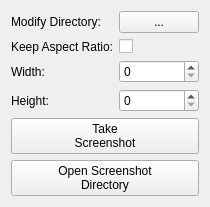
<?xml version="1.0" encoding="UTF-8"?>
<ui version="4.0">
 <class>SettingScreenshotWidget</class>
 <widget class="QWidget" name="SettingScreenshotWidget">
  <property name="geometry">
   <rect>
    <x>0</x>
    <y>0</y>
    <width>191</width>
    <height>192</height>
   </rect>
  </property>
  <property name="windowTitle">
   <string>ScreenshotWidget</string>
  </property>
  <layout class="QGridLayout" name="gridLayout">
   <item row="4" column="0" colspan="2">
    <widget class="QPushButton" name="pushButton_takeSS">
     <property name="text">
      <string>Take
Screenshot</string>
     </property>
    </widget>
   </item>
   <item row="3" column="1">
    <widget class="QSpinBox" name="spinBox_height">
     <property name="maximum">
      <number>100000</number>
     </property>
    </widget>
   </item>
   <item row="1" column="0">
    <widget class="QLabel" name="label_3">
     <property name="text">
      <string>Keep Aspect Ratio:</string>
     </property>
    </widget>
   </item>
   <item row="2" column="1">
    <widget class="QSpinBox" name="spinBox_width">
     <property name="maximum">
      <number>100000</number>
     </property>
    </widget>
   </item>
   <item row="1" column="1">
    <widget class="QCheckBox" name="checkBox_keepAspectRatio">
     <property name="text">
      <string/>
     </property>
    </widget>
   </item>
   <item row="5" column="0" colspan="2">
    <widget class="QPushButton" name="pushButton_openSSDirectory">
     <property name="text">
      <string>Open Screenshot
Directory</string>
     </property>
    </widget>
   </item>
   <item row="2" column="0">
    <widget class="QLabel" name="label">
     <property name="text">
      <string>Width:</string>
     </property>
    </widget>
   </item>
   <item row="3" column="0">
    <widget class="QLabel" name="label_2">
     <property name="text">
      <string>Height:</string>
     </property>
    </widget>
   </item>
   <item row="0" column="1">
    <widget class="QPushButton" name="pushButton_modifySSDirectory">
     <property name="text">
      <string>...</string>
     </property>
    </widget>
   </item>
   <item row="0" column="0">
    <widget class="QLabel" name="label_4">
     <property name="text">
      <string>Modify Directory:</string>
     </property>
    </widget>
   </item>
  </layout>
 </widget>
 <layoutdefault spacing="6" margin="11"/>
 <resources/>
 <connections/>
</ui>
